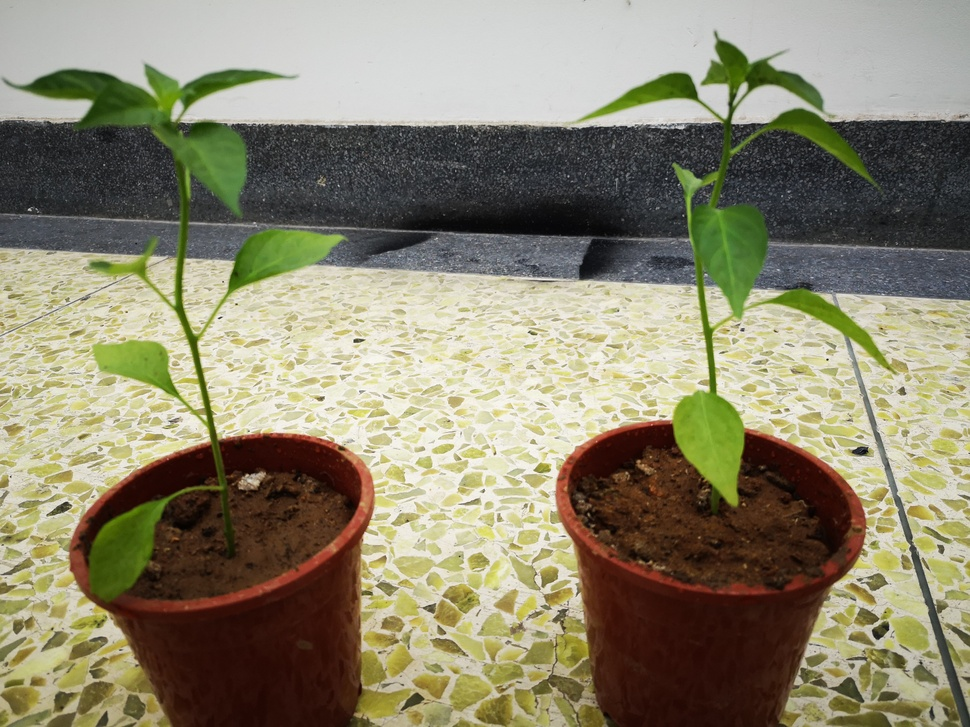
#> input picture image/03.jpg, 970 x 727 px, shrunk from 3968 x 2976 before the run
$ jupyter execute Untitled.ipynb
#> lines starting #> are read from the running program, lines starting #| are printed output that depends on the picture
[cell 1]
import cv2
img = cv2.imread("image/03.jpg")
#> img is the input picture: shape (727, 970, 3); mean B, G, R 110.4, 134.2, 139.7
b, g, r = cv2.split(img)
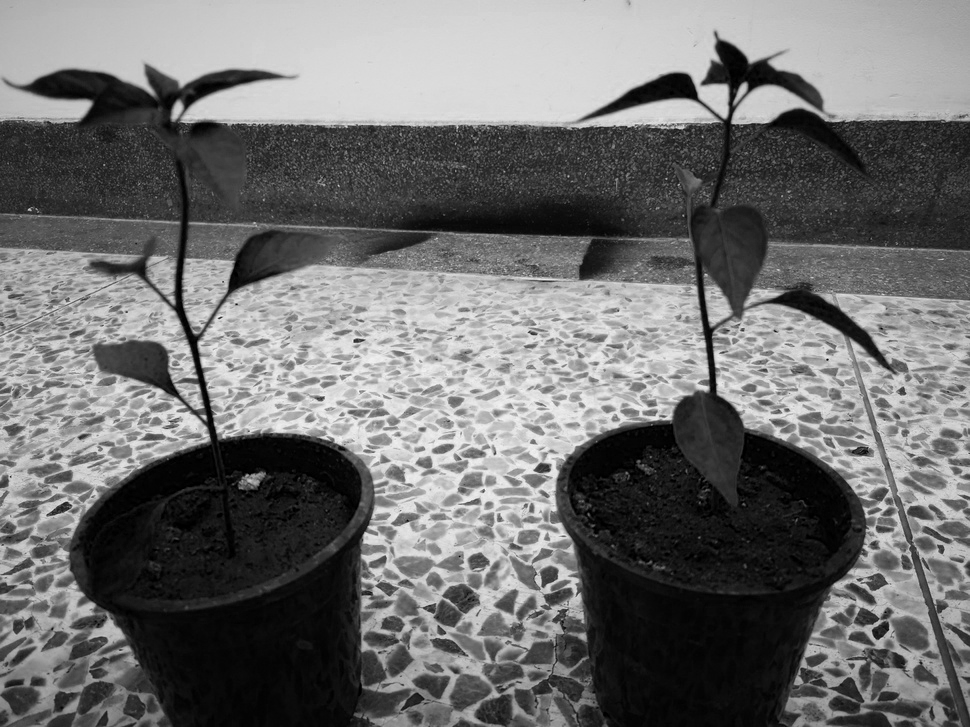
#> b: shape (727, 970); min 0, max 252, mean 110.4
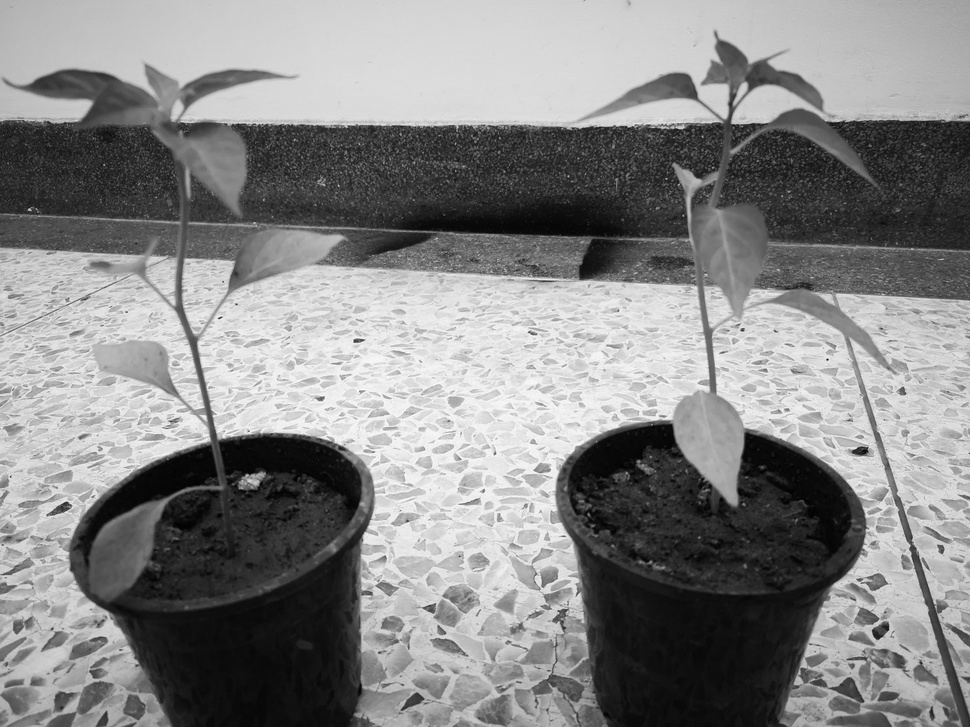
#> g: shape (727, 970); min 0, max 255, mean 134.2
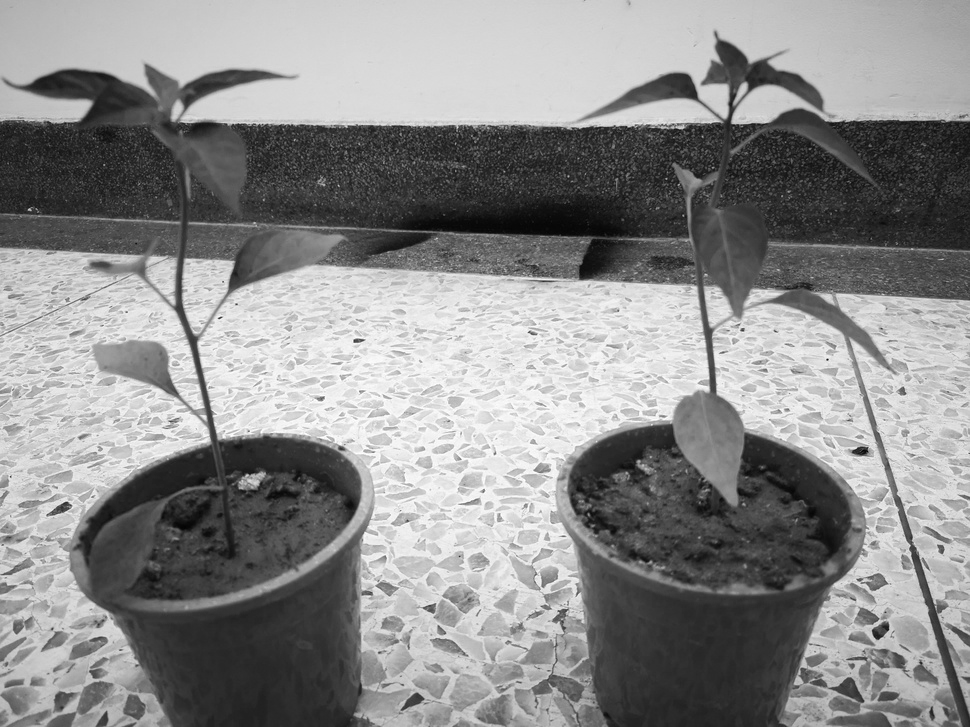
#> r: shape (727, 970); min 2, max 255, mean 139.7
cv2.imshow("blue", b)
cv2.imshow("green", g)
cv2.imshow("red", r)
cv2.waitKey(0)
cv2.destroyAllWindows()

$ run again, with image/04.jpg copied over image/03.jpg
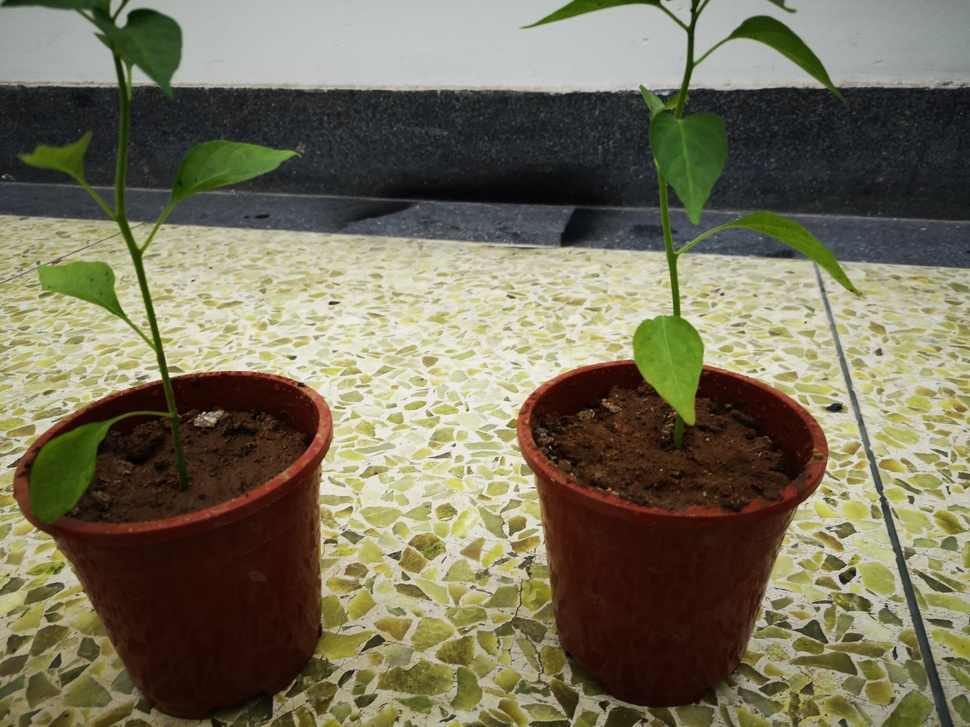
#> input picture image/04.jpg, 970 x 727 px, shrunk from 3968 x 2976 before the run
#> img is the input picture: shape (727, 970, 3); mean B, G, R 89.7, 112.4, 117.7
#> `b, g, r = cv2.split(img)`:
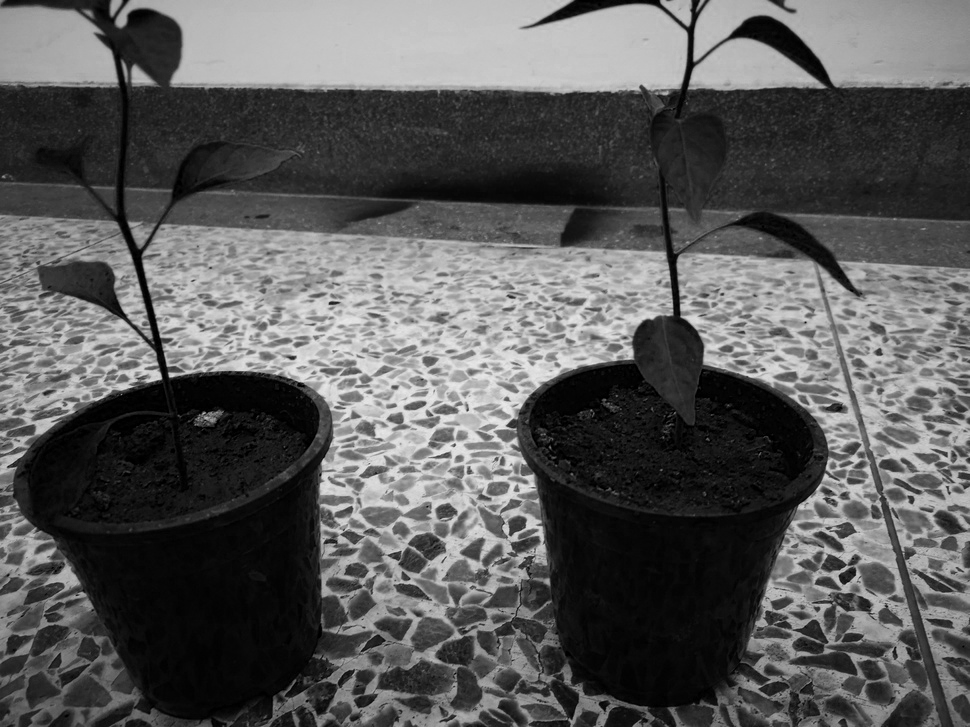
#> b: shape (727, 970); min 0, max 235, mean 89.7
#> `b, g, r = cv2.split(img)`:
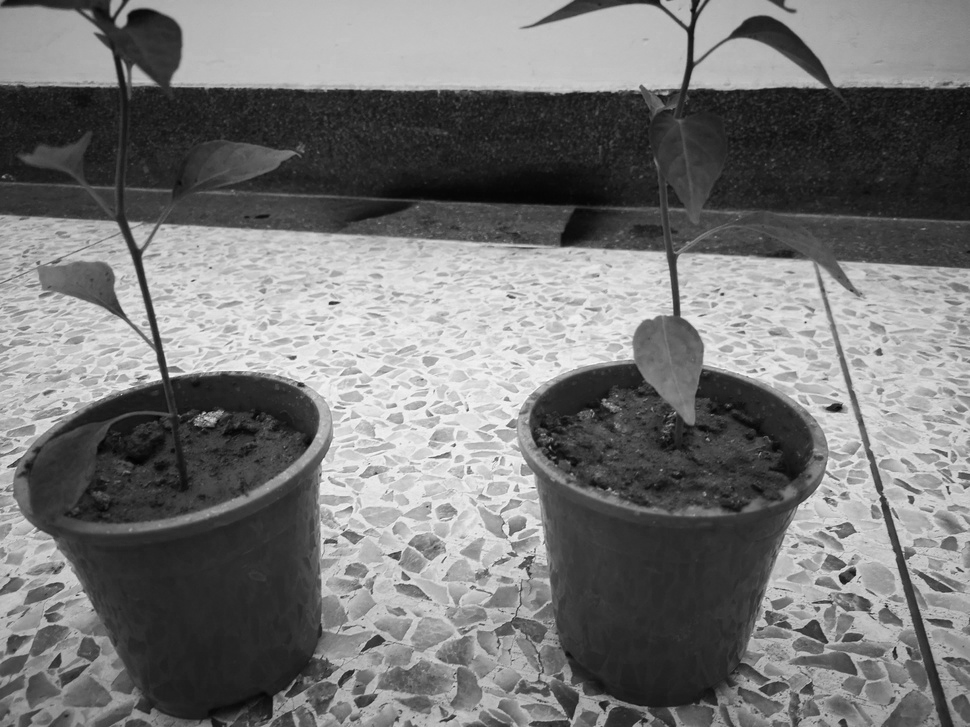
#> r: shape (727, 970); min 2, max 255, mean 117.7

$ run again, with image/05.jpg copied over image/03.jpg
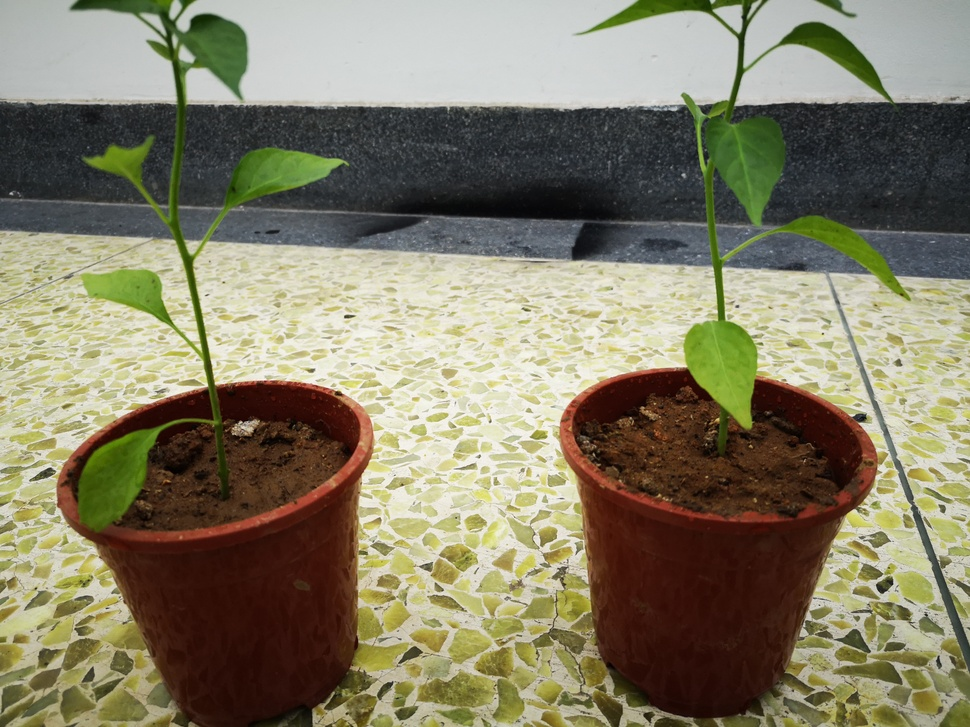
#> input picture image/05.jpg, 970 x 727 px, shrunk from 3968 x 2976 before the run
#> img is the input picture: shape (727, 970, 3); mean B, G, R 102.7, 126.2, 131.8
#> `b, g, r = cv2.split(img)`:
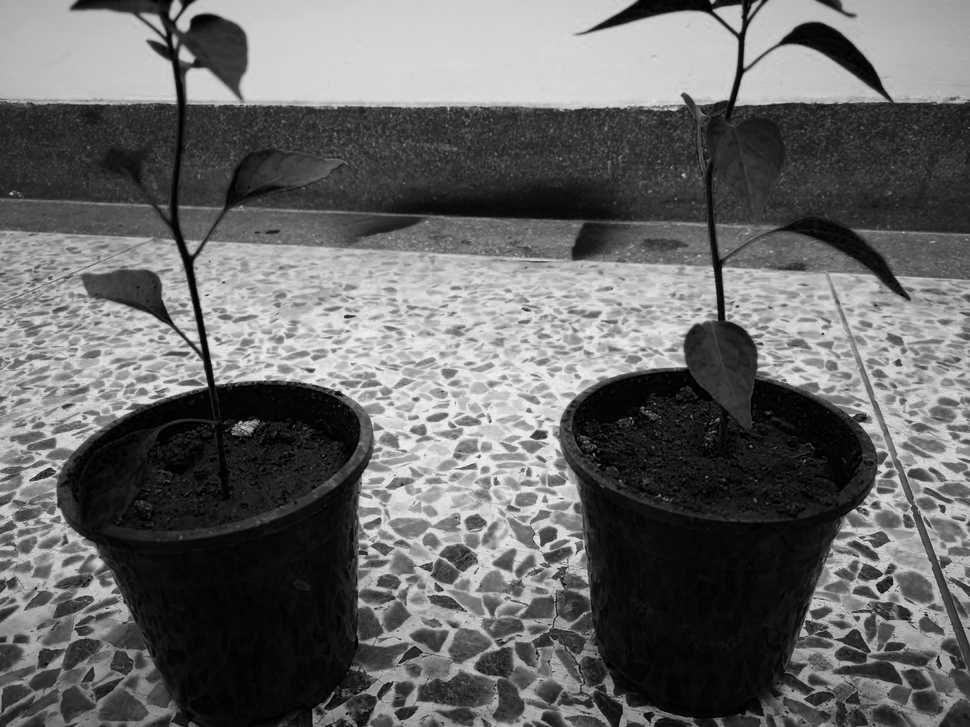
#> b: shape (727, 970); min 0, max 250, mean 102.7
#> `b, g, r = cv2.split(img)`:
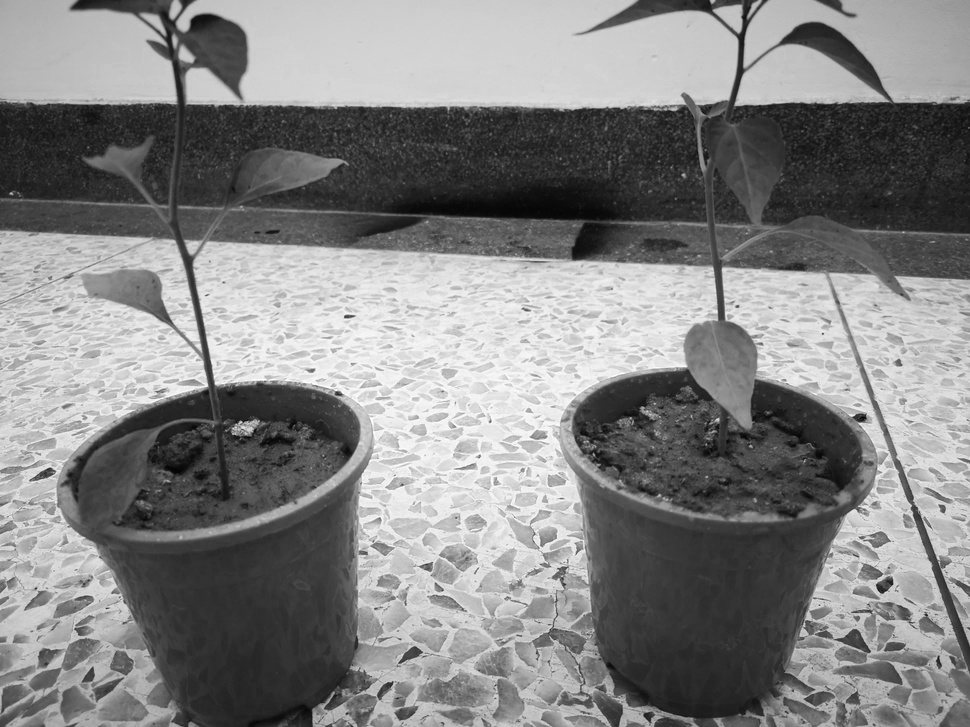
#> r: shape (727, 970); min 1, max 255, mean 131.8
